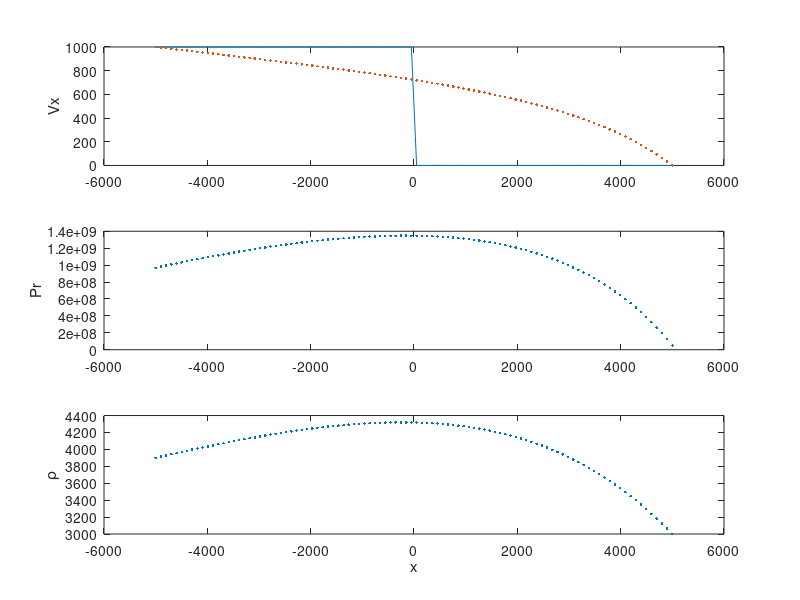

Source code (MATLAB):
clear,figure(1),clf % 1D shock wave
% Physics
Lx     = 1e4;       % Length, m 
E0     = 5e5;       % energy, J/kg  = Cp*T = 1000*500
rho0   = 3e3;       % density kg/m^3
rhoa   = 0.3*rho0;    % density kg/m^3
bet    = 3e-10;     % compressibility in 1/Pa
gru    = 1/30;      % alpha/beta/rho/Cp = 1/30, nondim
lam    = Lx/1000;   % initial shock width, m
Vximp  = 1e3;       % velocity of impact, m/s
% Numerics
nx     = 100;
nt     = 100000;
nout   = 1000;
%preprocessing
dx     = Lx/(nx-1);
x      = -Lx/2:dx:Lx/2;
dt     = dx/1e5;
% Initial conditions
%rho    = rho0 + rhoa*exp(-(x/lam).^2);
rho      = rho0 + rhoa*(1+tanh(-(x/lam)))/2;
w        = zeros(3,nx);
w(1,:)   = rho; 
w(2,x<0) = rho(x<0)*Vximp; Vx0 = w(2,:)./w(1,:);
w(3,:)   = rho.*(E0 + Vx0.^2/2); 
time     = 0;
% Action
for it=1:nt
    Vx             = w(2,:)./w(1,:);
    Pr             = (w(3,:) - w(2,:).*Vx/2)*gru  ...
                   - (1+gru)/bet*log(rho0./w(1,:));       
    F              = [w(2,:); Pr + w(2,:).^2./w(1,:); w(3,:).*Vx + Vx.*Pr];
    Fc             = (F(:,2:end) + F(:,1:end-1))/2 ...
                   - (w(:,2:end) - w(:,1:end-1))/2*dx/dt;
    w(:,2:end-1)   = w(:,2:end-1) - diff(Fc,1,2)/dx*dt;
    time           = time + dt;
    if mod(it,nout)==1
        subplot(311),plot(x,Vx0,x,Vx,'.'),ylabel('Vx')
        subplot(312),plot(x,Pr,'.'),ylabel('Pr')
        subplot(313),plot(x,w(1,:),'.'),ylabel('\rho')
        xlabel('x'),drawnow
    end
end


